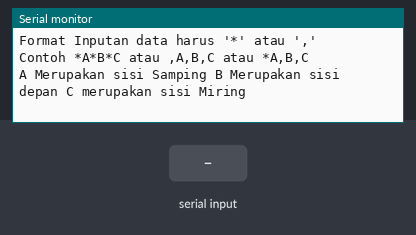
The sketch below on a simulated Arduino Uno, built with avr-gcc and run on an emulated ATmega328P. Shown: the last lines printed to the serial monitor. The test bench sets the inputs (shaded band).

Above: at 1.3 s.
1.4 s: ".\n" received over Serial
At 2.6 s:
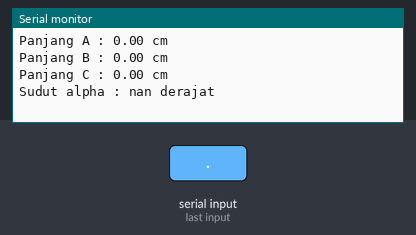
2.9 s: "90 45 200\n" received over Serial
At 3.4 s:
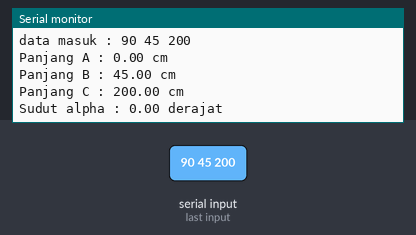

Measured:
- after the input at 1.4 s, the serial monitor: prints a new line at once (image 1)
- after the input at 2.9 s, the serial monitor: prints a new line at once (image 2)

The sketch:

Tugas_Praktikum_10.ino
```cpp
#include<math.h>
String dataIn;
String dt[3];
int i;
float al,a,b,c;
boolean parsing=false;
void setup() {
   Serial.begin(9600);
   dataIn="";

  Serial.println("Program Menghitung sudut alpha segita siku - siku");
  Serial.println("Format Inputan data harus '*' atau ','");
    Serial.println("Contoh *A*B*C atau ,A,B,C atau *A,B,C");
      Serial.print("A Merupakan sisi Samping B Merupakan sisi depan C merupakan sisi Miring");
}
void loop() {
  if(Serial.available()>0) {
    char inChar = (char)Serial.read();
    dataIn += inChar;
    if (inChar == '\n') {
    parsing = true;
  }
}

if(parsing){
    parsingData();
    parsing=false;
    dataIn="";
  }
}
void parsingData(){
int j=0;

//kirim data yang telah diterima sebelumnya
Serial.print("data masuk : ");
Serial.print(dataIn);
Serial.print("\n");

//inisialisasi variabel, (reset isi variabel)
dt[j]="";
//proses parsing data
for(i=1;i<dataIn.length();i++){
//pengecekan tiap karakter dengan karakter (#) dan (,)
if ((dataIn[i] == '.') || (dataIn[i] == ' '))
{
//increment variabel j, digunakan untuk merubah index array penampung
j++;
dt[j]="";       //inisialisasi variabel array dt[j]
}
else
{
//proses tampung data saat pengecekan karakter selesai.
dt[j] = dt[j] + dataIn[i];
}
}
b=dt[0].toFloat();
a=dt[1].toFloat();
c=dt[2].toFloat();
al=atan(b/a)*180/3.14;
//kirim data hasil parsing
Serial.print("Panjang A : ");
Serial.print(b);
Serial.print(" cm\n");
Serial.print("Panjang B : ");
Serial.print(a);
Serial.print(" cm\n");
Serial.print("Panjang C : ");
Serial.print(c);
Serial.print(" cm\n");
Serial.print("Sudut alpha : ");
Serial.print(al);
Serial.print(" derajat\n\n");
}
```
